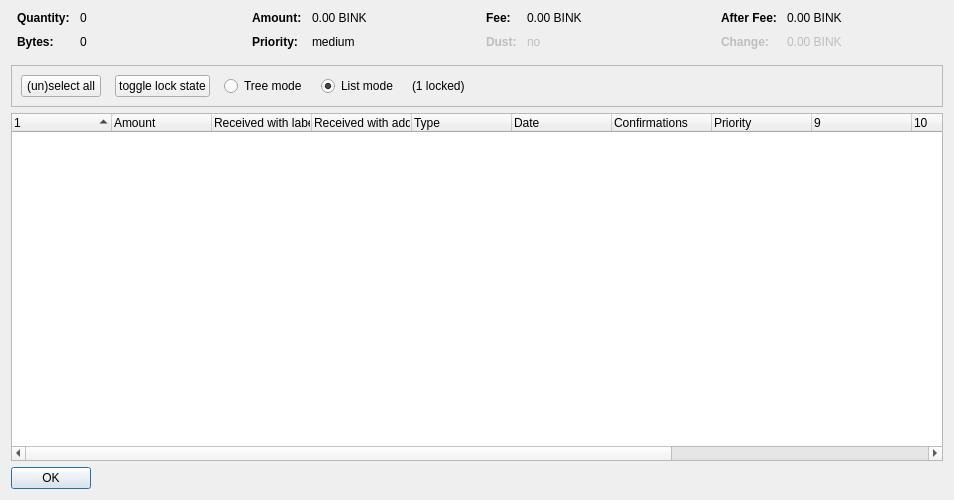
<?xml version="1.0" encoding="UTF-8"?>
<ui version="4.0">
 <class>CoinControlDialog</class>
 <widget class="QDialog" name="CoinControlDialog">
  <property name="geometry">
   <rect>
    <x>0</x>
    <y>0</y>
    <width>954</width>
    <height>500</height>
   </rect>
  </property>
  <property name="windowTitle">
   <string>Coin Selection</string>
  </property>
  <layout class="QVBoxLayout" name="verticalLayout">
   <item>
    <layout class="QHBoxLayout" name="horizontalLayoutTop" stretch="0,0,0,0">
     <property name="topMargin">
      <number>0</number>
     </property>
     <property name="bottomMargin">
      <number>10</number>
     </property>
     <item>
      <layout class="QFormLayout" name="formLayoutCoinControl1">
       <property name="horizontalSpacing">
        <number>10</number>
       </property>
       <property name="verticalSpacing">
        <number>10</number>
       </property>
       <property name="leftMargin">
        <number>6</number>
       </property>
       <property name="rightMargin">
        <number>6</number>
       </property>
       <item row="0" column="0">
        <widget class="QLabel" name="labelCoinControlQuantityText">
         <property name="font">
          <font>
           <weight>75</weight>
           <bold>true</bold>
          </font>
         </property>
         <property name="text">
          <string>Quantity:</string>
         </property>
        </widget>
       </item>
       <item row="0" column="1">
        <widget class="QLabel" name="labelCoinControlQuantity">
         <property name="cursor">
          <cursorShape>IBeamCursor</cursorShape>
         </property>
         <property name="contextMenuPolicy">
          <enum>Qt::ActionsContextMenu</enum>
         </property>
         <property name="text">
          <string notr="true">0</string>
         </property>
         <property name="textInteractionFlags">
          <set>Qt::LinksAccessibleByMouse|Qt::TextSelectableByKeyboard|Qt::TextSelectableByMouse</set>
         </property>
        </widget>
       </item>
       <item row="1" column="0">
        <widget class="QLabel" name="labelCoinControlBytesText">
         <property name="font">
          <font>
           <weight>75</weight>
           <bold>true</bold>
          </font>
         </property>
         <property name="text">
          <string>Bytes:</string>
         </property>
        </widget>
       </item>
       <item row="1" column="1">
        <widget class="QLabel" name="labelCoinControlBytes">
         <property name="cursor">
          <cursorShape>IBeamCursor</cursorShape>
         </property>
         <property name="contextMenuPolicy">
          <enum>Qt::ActionsContextMenu</enum>
         </property>
         <property name="text">
          <string notr="true">0</string>
         </property>
         <property name="textInteractionFlags">
          <set>Qt::LinksAccessibleByMouse|Qt::TextSelectableByKeyboard|Qt::TextSelectableByMouse</set>
         </property>
        </widget>
       </item>
      </layout>
     </item>
     <item>
      <layout class="QFormLayout" name="formLayoutCoinControl2">
       <property name="horizontalSpacing">
        <number>10</number>
       </property>
       <property name="verticalSpacing">
        <number>10</number>
       </property>
       <property name="leftMargin">
        <number>6</number>
       </property>
       <property name="rightMargin">
        <number>6</number>
       </property>
       <item row="0" column="0">
        <widget class="QLabel" name="labelCoinControlAmountText">
         <property name="font">
          <font>
           <weight>75</weight>
           <bold>true</bold>
          </font>
         </property>
         <property name="text">
          <string>Amount:</string>
         </property>
        </widget>
       </item>
       <item row="0" column="1">
        <widget class="QLabel" name="labelCoinControlAmount">
         <property name="cursor">
          <cursorShape>IBeamCursor</cursorShape>
         </property>
         <property name="contextMenuPolicy">
          <enum>Qt::ActionsContextMenu</enum>
         </property>
         <property name="text">
          <string notr="true">0.00 BINK</string>
         </property>
         <property name="textInteractionFlags">
          <set>Qt::LinksAccessibleByMouse|Qt::TextSelectableByKeyboard|Qt::TextSelectableByMouse</set>
         </property>
        </widget>
       </item>
       <item row="1" column="0">
        <widget class="QLabel" name="labelCoinControlPriorityText">
         <property name="font">
          <font>
           <weight>75</weight>
           <bold>true</bold>
          </font>
         </property>
         <property name="text">
          <string>Priority:</string>
         </property>
        </widget>
       </item>
       <item row="1" column="1">
        <widget class="QLabel" name="labelCoinControlPriority">
         <property name="cursor">
          <cursorShape>IBeamCursor</cursorShape>
         </property>
         <property name="contextMenuPolicy">
          <enum>Qt::ActionsContextMenu</enum>
         </property>
         <property name="text">
          <string>medium</string>
         </property>
         <property name="textInteractionFlags">
          <set>Qt::LinksAccessibleByMouse|Qt::TextSelectableByKeyboard|Qt::TextSelectableByMouse</set>
         </property>
        </widget>
       </item>
      </layout>
     </item>
     <item>
      <layout class="QFormLayout" name="formLayoutCoinControl3">
       <property name="horizontalSpacing">
        <number>10</number>
       </property>
       <property name="verticalSpacing">
        <number>10</number>
       </property>
       <property name="leftMargin">
        <number>6</number>
       </property>
       <property name="rightMargin">
        <number>6</number>
       </property>
       <item row="0" column="0">
        <widget class="QLabel" name="labelCoinControlFeeText">
         <property name="font">
          <font>
           <weight>75</weight>
           <bold>true</bold>
          </font>
         </property>
         <property name="text">
          <string>Fee:</string>
         </property>
        </widget>
       </item>
       <item row="0" column="1">
        <widget class="QLabel" name="labelCoinControlFee">
         <property name="cursor">
          <cursorShape>IBeamCursor</cursorShape>
         </property>
         <property name="contextMenuPolicy">
          <enum>Qt::ActionsContextMenu</enum>
         </property>
         <property name="text">
          <string notr="true">0.00 BINK</string>
         </property>
         <property name="textInteractionFlags">
          <set>Qt::LinksAccessibleByMouse|Qt::TextSelectableByKeyboard|Qt::TextSelectableByMouse</set>
         </property>
        </widget>
       </item>
       <item row="1" column="0">
        <widget class="QLabel" name="labelCoinControlLowOutputText">
         <property name="enabled">
          <bool>false</bool>
         </property>
         <property name="font">
          <font>
           <weight>75</weight>
           <bold>true</bold>
          </font>
         </property>
         <property name="text">
          <string>Dust:</string>
         </property>
        </widget>
       </item>
       <item row="1" column="1">
        <widget class="QLabel" name="labelCoinControlLowOutput">
         <property name="enabled">
          <bool>false</bool>
         </property>
         <property name="cursor">
          <cursorShape>IBeamCursor</cursorShape>
         </property>
         <property name="contextMenuPolicy">
          <enum>Qt::ActionsContextMenu</enum>
         </property>
         <property name="text">
          <string>no</string>
         </property>
         <property name="textInteractionFlags">
          <set>Qt::LinksAccessibleByMouse|Qt::TextSelectableByKeyboard|Qt::TextSelectableByMouse</set>
         </property>
        </widget>
       </item>
      </layout>
     </item>
     <item>
      <layout class="QFormLayout" name="formLayoutCoinControl4">
       <property name="horizontalSpacing">
        <number>10</number>
       </property>
       <property name="verticalSpacing">
        <number>10</number>
       </property>
       <property name="leftMargin">
        <number>6</number>
       </property>
       <property name="rightMargin">
        <number>6</number>
       </property>
       <item row="0" column="0">
        <widget class="QLabel" name="labelCoinControlAfterFeeText">
         <property name="font">
          <font>
           <weight>75</weight>
           <bold>true</bold>
          </font>
         </property>
         <property name="text">
          <string>After Fee:</string>
         </property>
        </widget>
       </item>
       <item row="0" column="1">
        <widget class="QLabel" name="labelCoinControlAfterFee">
         <property name="cursor">
          <cursorShape>IBeamCursor</cursorShape>
         </property>
         <property name="contextMenuPolicy">
          <enum>Qt::ActionsContextMenu</enum>
         </property>
         <property name="text">
          <string notr="true">0.00 BINK</string>
         </property>
         <property name="textInteractionFlags">
          <set>Qt::LinksAccessibleByMouse|Qt::TextSelectableByKeyboard|Qt::TextSelectableByMouse</set>
         </property>
        </widget>
       </item>
       <item row="1" column="0">
        <widget class="QLabel" name="labelCoinControlChangeText">
         <property name="enabled">
          <bool>false</bool>
         </property>
         <property name="font">
          <font>
           <weight>75</weight>
           <bold>true</bold>
          </font>
         </property>
         <property name="text">
          <string>Change:</string>
         </property>
        </widget>
       </item>
       <item row="1" column="1">
        <widget class="QLabel" name="labelCoinControlChange">
         <property name="enabled">
          <bool>false</bool>
         </property>
         <property name="cursor">
          <cursorShape>IBeamCursor</cursorShape>
         </property>
         <property name="contextMenuPolicy">
          <enum>Qt::ActionsContextMenu</enum>
         </property>
         <property name="text">
          <string notr="true">0.00 BINK</string>
         </property>
         <property name="textInteractionFlags">
          <set>Qt::LinksAccessibleByMouse|Qt::TextSelectableByKeyboard|Qt::TextSelectableByMouse</set>
         </property>
        </widget>
       </item>
      </layout>
     </item>
    </layout>
   </item>
   <item>
    <widget class="QFrame" name="frame">
     <property name="minimumSize">
      <size>
       <width>0</width>
       <height>40</height>
      </size>
     </property>
     <property name="frameShape">
      <enum>QFrame::StyledPanel</enum>
     </property>
     <property name="frameShadow">
      <enum>QFrame::Sunken</enum>
     </property>
     <layout class="QHBoxLayout" name="horizontalLayout">
      <item>
       <layout class="QHBoxLayout" name="horizontalLayoutPanel" stretch="0,0,0,0,0,0">
        <property name="spacing">
         <number>14</number>
        </property>
        <item>
         <widget class="QPushButton" name="pushButtonSelectAll">
          <property name="sizePolicy">
           <sizepolicy hsizetype="Maximum" vsizetype="Fixed">
            <horstretch>0</horstretch>
            <verstretch>0</verstretch>
           </sizepolicy>
          </property>
          <property name="text">
           <string>(un)select all</string>
          </property>
          <property name="autoDefault">
           <bool>false</bool>
          </property>
         </widget>
        </item>
        <item>
         <widget class="QPushButton" name="pushButtonToggleLock">
          <property name="sizePolicy">
           <sizepolicy hsizetype="Maximum" vsizetype="Fixed">
            <horstretch>0</horstretch>
            <verstretch>0</verstretch>
           </sizepolicy>
          </property>
          <property name="text">
           <string>toggle lock state</string>
          </property>
          <property name="autoDefault">
           <bool>false</bool>
          </property>
         </widget>
        </item>
        <item>
         <widget class="QRadioButton" name="radioTreeMode">
          <property name="sizePolicy">
           <sizepolicy hsizetype="Maximum" vsizetype="Fixed">
            <horstretch>0</horstretch>
            <verstretch>0</verstretch>
           </sizepolicy>
          </property>
          <property name="text">
           <string>Tree mode</string>
          </property>
         </widget>
        </item>
        <item>
         <widget class="QRadioButton" name="radioListMode">
          <property name="sizePolicy">
           <sizepolicy hsizetype="Maximum" vsizetype="Fixed">
            <horstretch>0</horstretch>
            <verstretch>0</verstretch>
           </sizepolicy>
          </property>
          <property name="text">
           <string>List mode</string>
          </property>
          <property name="checked">
           <bool>true</bool>
          </property>
         </widget>
        </item>
        <item>
         <widget class="QLabel" name="labelLocked">
          <property name="text">
           <string>(1 locked)</string>
          </property>
         </widget>
        </item>
        <item>
         <spacer name="horizontalSpacer">
          <property name="orientation">
           <enum>Qt::Horizontal</enum>
          </property>
          <property name="sizeHint" stdset="0">
           <size>
            <width>40</width>
            <height>20</height>
           </size>
          </property>
         </spacer>
        </item>
       </layout>
      </item>
     </layout>
    </widget>
   </item>
   <item>
    <widget class="CoinControlTreeWidget" name="treeWidget">
     <property name="contextMenuPolicy">
      <enum>Qt::CustomContextMenu</enum>
     </property>
     <property name="sortingEnabled">
      <bool>false</bool>
     </property>
     <property name="columnCount">
      <number>13</number>
     </property>
     <attribute name="headerShowSortIndicator" stdset="0">
      <bool>true</bool>
     </attribute>
     <attribute name="headerStretchLastSection">
      <bool>false</bool>
     </attribute>
     <column>
      <property name="text">
       <string/>
      </property>
     </column>
     <column>
      <property name="text">
       <string>Amount</string>
      </property>
     </column>
     <column>
      <property name="text">
       <string>Received with label</string>
      </property>
     </column>
     <column>
      <property name="text">
       <string>Received with address</string>
      </property>
     </column>
     <column>
      <property name="text">
       <string>Type</string>
      </property>
     </column>
     <column>
      <property name="text">
       <string>Date</string>
      </property>
     </column>
     <column>
      <property name="text">
       <string>Confirmations</string>
      </property>
      <property name="toolTip">
       <string>Confirmed</string>
      </property>
     </column>
     <column>
      <property name="text">
       <string>Priority</string>
      </property>
     </column>
     <column>
      <property name="text">
       <string/>
      </property>
     </column>
     <column>
      <property name="text">
       <string/>
      </property>
     </column>
     <column>
      <property name="text">
       <string/>
      </property>
     </column>
     <column>
      <property name="text">
       <string/>
      </property>
     </column>
     <column>
      <property name="text">
       <string/>
      </property>
     </column>
    </widget>
   </item>
   <item>
    <widget class="QDialogButtonBox" name="buttonBox">
     <property name="sizePolicy">
      <sizepolicy hsizetype="Maximum" vsizetype="Fixed">
       <horstretch>0</horstretch>
       <verstretch>0</verstretch>
      </sizepolicy>
     </property>
     <property name="orientation">
      <enum>Qt::Horizontal</enum>
     </property>
     <property name="standardButtons">
      <set>QDialogButtonBox::Ok</set>
     </property>
    </widget>
   </item>
  </layout>
 </widget>
 <customwidgets>
  <customwidget>
   <class>CoinControlTreeWidget</class>
   <extends>QTreeWidget</extends>
   <header>coincontroltreewidget.h</header>
  </customwidget>
 </customwidgets>
 <resources/>
 <connections/>
</ui>
